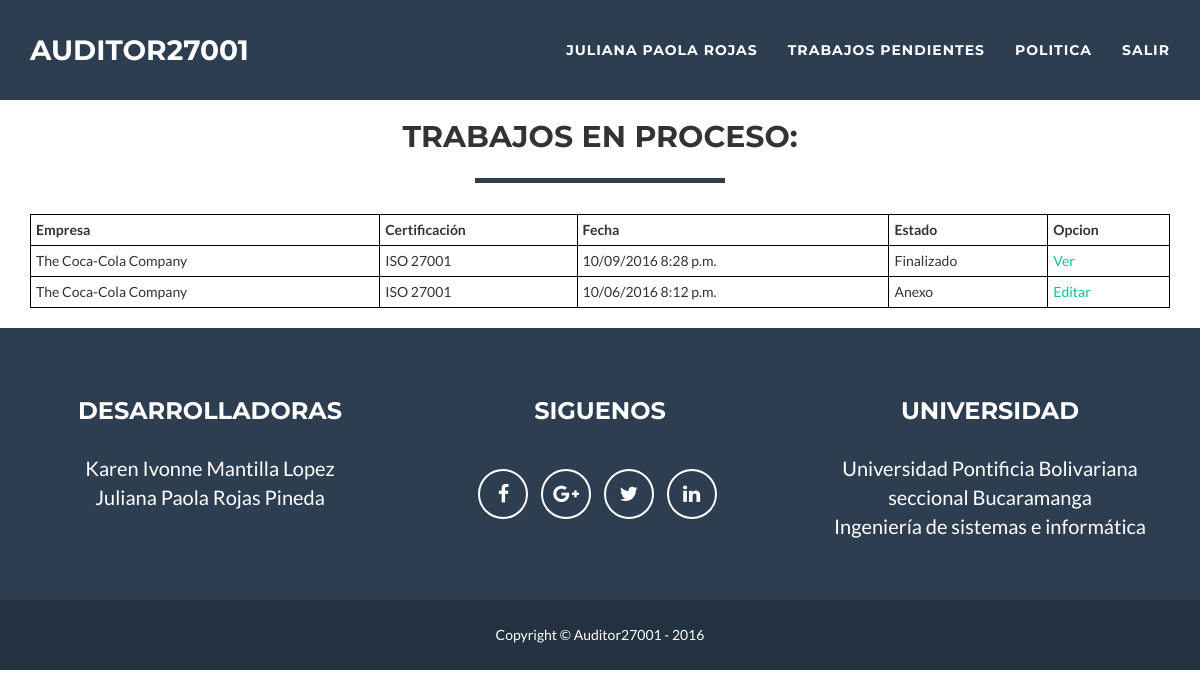
The app's page /perfil/ (signed in), older data.
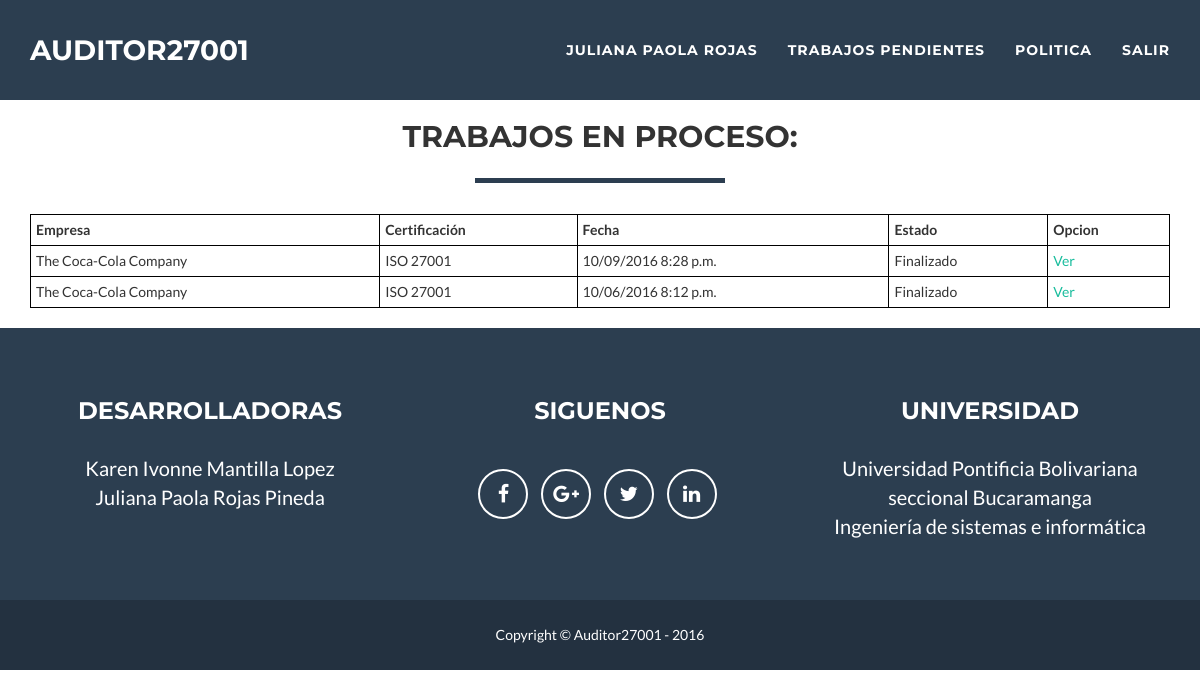
The same page, newer data.
### muro/models.py (models this page shows, shortened)
class Trabajo(models.Model):
	empresa = models.ForeignKey(User, related_name='usuario_empresa', on_delete=models.CASCADE)
	auditor = models.ForeignKey(User, related_name='usuario_auditor', null=True, blank=True, on_delete=models.CASCADE)
	evaluacion = models.ForeignKey(Evaluacion, related_name='evaluacion', null=True, blank=True)
	preparacion = models.ForeignKey(Evaluacion, related_name='preparacion', null=True, blank=True)
	creacion = models.DateTimeField(auto_now_add=True)
	inicio = models.DateTimeField(null=True, blank=True)
	estado = models.ForeignKey('Estado')
	def getNombreEmpresa(self):
		return self.empresa.first_name
	def getNombreCertificacion(self):
		return self.evaluacion.getNombre()
	def getFecha(self):
		return formats.date_format(self.creacion, "SHORT_DATETIME_FORMAT")
	def getUrl(self):
		return reverse("muro:ver", kwargs={"id": self.id})

class Estado(models.Model):
	titulo = models.CharField(max_length=120, unique=True)
	def __str__(self):
		return self.titulo

### evaluacion/models.py (models this page shows, shortened)
class Evaluacion(models.Model):
	creacion = models.DateTimeField(auto_now_add=True)
	actualizacion = models.DateTimeField(auto_now=True)
	certificacion = models.ForeignKey(Certificacion)
	def getNombre(self):
		return self.certificacion.nombre

### certificacion/models.py (models this page shows, shortened)
class Certificacion(models.Model):
	nombre = models.CharField(max_length=300, null=True, blank=True)
	tipo = models.ForeignKey('Tipo')
	preparacion = models.ForeignKey('self')

### usuario/views.py (the view)
def index(request):
	usuario = request.user
	if usuario.is_authenticated():
		perfil = usuario.perfil.getTipo()
		if(perfil == 'Auditor'):
			return index_auditor(request)
		if(perfil == 'Empresa'):
			return index_empresa(request)
	else:
		return redirect('usuario:ingresar')

### usuario/models.py (called while the page is built)
	def getTipo(self):
		return self.tipo.titulo

### usuario/views.py (called while the page is built)
def index_auditor(request):
	usuario = request.user
	trabajos = Trabajo.objects.filter(auditor=usuario).order_by('-creacion')
	datos = {
		'trabajos': trabajos,
	}
	return render(request, 'auditor.html', datos)

### usuario/templates/auditor.html (shortened to what this page needs)
{% extends "layout.html" %}
{% block body %}
Bienvenido auditor: {{ request.user.first_name }} | <a href="{% url 'usuario:salir_post' %}">Salir</a>
<br><br>
<br><br>
<br>
<div class="col-lg-12 text-center">
                    <h2>Trabajos en proceso:</h2>
                    <hr class="star-primary">
                    <div class="col-sm-4 portfolio-item">
</div>
</div>
<br><br>
<table style="width:100%" >
  <tr>
    <th>Empresa</th>
    <th>Certificación</th>
    <th>Fecha</th>
    <th>Estado</th>
    <th>Opcion</th>
  </tr>
{% if trabajos %}
	{% for trabajo in trabajos %}
  <tr>
    <td>{{ trabajo.getNombreEmpresa }}</td>
    <td>{{ trabajo.getNombreCertificacion }}</td>
    <td>{{ trabajo.getFecha }}</td>
    <td>{{ trabajo.estado }}</td>
    <td>
    	<a href="{{ trabajo.getUrl }}">
    	{% if trabajo.estado.titulo != 'Finalizado' %}
    		Editar
    	{% else %}
    		Ver
    	{% endif %}
    	</a>
    </td>
  </tr>
	{% endfor %}
{% endif %}
</table>
<br>
{% endblock body %}

### templates/layout.html (shortened to what this page needs)
{% load static %}
<!DOCTYPE html>
<html lang="es">
<head>
	<link href="{% static 'vendor/bootstrap/css/bootstrap.min.css' %}" rel="stylesheet">
	<link href="{% static 'css/freelancer.css' %}" rel="stylesheet">
	<link href="{% static 'vendor/font-awesome/css/font-awesome.min.css' %}" rel="stylesheet" type="text/css">
</head>
<body id="page-top" class="index">
	<nav id="mainNav" class="navbar navbar-default navbar-fixed-top navbar-custom">
		<div class="container">
			<div class="navbar-header page-scroll">
				<a class="navbar-brand" href="#page-top">Auditor27001</a>
			</div>
			<div class="collapse navbar-collapse" id="bs-example-navbar-collapse-1">
				<ul class="nav navbar-nav navbar-right">
					{% if user.is_authenticated %}
					<li>
						<a href="{% url 'usuario:inicio' %}">{{ user.first_name }} {{ user.last_name }}</a>
					</li>
					{% if user.perfil.getTipo == 'Auditor' %}
					<li>
						<a href="{% url 'muro:lista' %}">Trabajos pendientes</a>
					</li>
					{% endif %}
{% if user.perfil.getTipo == 'Auditor' %}
					<li>
						<a href="">Politica</a>
					</li>
{% endif %}
					<li>
						<a href="{% url 'usuario:salir_post' %}">Salir</a>
					</li>
					{% else %}
					<li>
						<a href="{% url 'usuario:ingresar' %}">Ingresar</a>
					</li>
					{% endif %}
				</ul>
			</div>
		</div>
	</nav>
<div class='container' style="margin-top: 0px; margin-bottom: 0px;">
	{% block body %}
	{% endblock body %}
</div>
	<footer class="text-center">
		<div class="footer-above">
			<div class="container">
				<div class="row">
					<div class="footer-col col-md-4">
						<h3>Desarrolladoras</h3>
						<p>Karen Ivonne Mantilla Lopez
							<br>Juliana Paola Rojas Pineda </p>
						</div>
						<div class="footer-col col-md-4">
							<h3>Siguenos</h3>
							<ul class="list-inline">
								<li>
									<a href="https://www.facebook.com/" class="btn-social btn-outline"><i class="fa fa-fw fa-facebook"></i></a>
								</li>
								<li>
									<a href="https://www.google.com" class="btn-social btn-outline"><i class="fa fa-fw fa-google-plus"></i></a>
								</li>
								<li>
									<a href="https://twitter.com" class="btn-social btn-outline"><i class="fa fa-fw fa-twitter"></i></a>
								</li>
								<li>
									<a href="https://co.linkedin.com/in/juliana-paola-rojas-pineda-180709128" class="btn-social btn-outline"><i class="fa fa-fw fa-linkedin"></i></a>
								</li>
							</ul>
						</div>
						<div class="footer-col col-md-4">
							<h3>Universidad</h3>
							<p>Universidad Pontificia Bolivariana <br> seccional Bucaramanga <br> Ingeniería de sistemas e informática
							</div>
						</div>
					</div>
				</div>
				<div class="footer-below">
					<div class="container">
						<div class="row">
							<div class="col-lg-12">
								Copyright &copy; Auditor27001 - 2016
							</div>
						</div>
					</div>
				</div>
			</footer>
		</body>
		</html>

### static/css/freelancer.css (style rules this page uses)
body { font-family: 'Lato', 'Helvetica Neue', Helvetica, Arial, sans-serif; overflow-x: hidden; }
p { font-size: 20px; }
a, a:hover, a:focus, a:active, a.active { color: #18BC9C; outline: none; }
h1, h2, h3, h4, h5, h6 { font-family: "Montserrat", "Helvetica Neue", Helvetica, Arial, sans-serif; text-transform: uppercase; font-weight: 700; }
hr.star-light, hr.star-primary { padding: 0; border: none; border-top: solid 5px; text-align: center; max-width: 250px; margin: 25px auto 30px; }
hr.star-light:after, hr.star-primary:after { content: "\f005"; font-family: FontAwesome; display: inline-block; position: relative; top: -0.8em; font-size: 2em; padding: 0 0.25em; }
hr.star-primary { border-color: #2C3E50; }
hr.star-primary:after { background-color: white; color: #2C3E50; }
.navbar-custom { background: #2C3E50; font-family: "Montserrat", "Helvetica Neue", Helvetica, Arial, sans-serif; text-transform: uppercase; font-weight: 700; border: none; }
.navbar-custom .navbar-brand { color: white; }
.navbar-custom .navbar-nav { letter-spacing: 1px; }
.navbar-custom .navbar-nav li a { color: white; }
@media (min-width: 768px) { .navbar-custom { padding: 25px 0; -webkit-transition: padding 0.3s; -moz-transition: padding 0.3s; transition: padding 0.3s; } }
@media (min-width: 768px) { .navbar-custom .navbar-brand { font-size: 2em; -webkit-transition: all 0.3s; -moz-transition: all 0.3s; transition: all 0.3s; } }
footer { color: white; }
footer h3 { margin-bottom: 30px; }
footer .footer-above { padding-top: 50px; background-color: #2C3E50; }
footer .footer-col { margin-bottom: 50px; }
footer .footer-below { padding: 25px 0; background-color: #233140; }
.btn-outline { color: white; font-size: 20px; border: solid 2px white; background: transparent; transition: all 0.3s ease-in-out; margin-top: 15px; }
.btn-social { display: inline-block; height: 50px; width: 50px; border: 2px solid white; border-radius: 100%; text-align: center; font-size: 20px; line-height: 45px; }
table, th, td { border: 1px solid black; border-collapse: collapse; }
th, td { padding: 5px; text-align: left; }

Row changes from the older to the newer data that the page shows:
changed Trabajo (number 2 of 2 on the later page): estado "Anexo" → "Finalizado"; estado_id "Editar" → "Ver"
